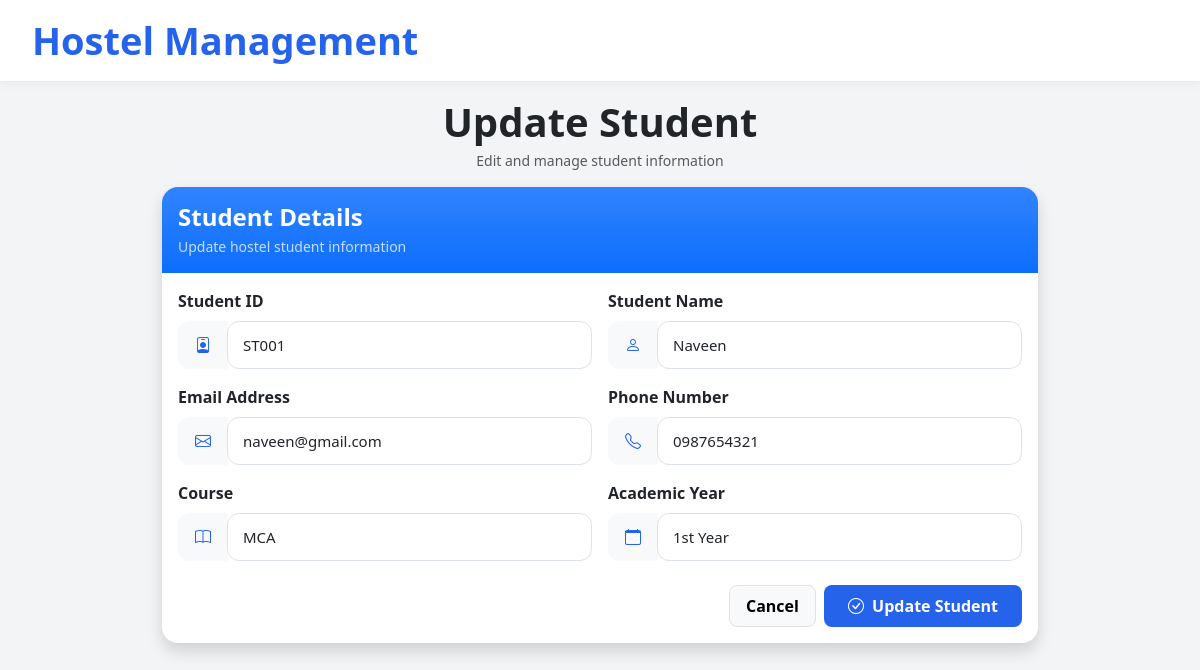
The app's page /update-student/7/ with its own data.
### hostel_app/models.py (models this page shows, shortened)
class Student(models.Model):
    student_id = models.CharField(
        max_length=10,
        unique=True
    )
    student_name = models.CharField(max_length=100)
    email = models.EmailField()
    phone_number = models.CharField(max_length=15)
    course = models.CharField(max_length=50)
    year = models.IntegerField()

### hostel_app/views.py (the view, shortened to what this page needs)
# urls.py: path('update-student/<int:id>/',views.update_student,name='update-student'),
def update_student(request, id):
    student = get_object_or_404(
        Student,
        id=id
    )
    form = StudentForm(instance=student)
    context = {
        'form': form
    }
    return render(
        request,
        'students/update_student.html',
        context
    )

### hostel_app/templates/students/update_student.html (shortened to what this page needs)
{% extends "master.html" %}
{% block content %}
<div class="container py-3" style="max-width: 900px;">
    <div class="text-center mb-3">
        <h1 class="fw-bold display-6 text-dark mb-1">
            Update Student
        </h1>
        <p class="text-muted small mb-0">
            Edit and manage student information
        </p>
    </div>
    <div class="card border-0 shadow rounded-4 overflow-hidden">
        <div class="bg-primary bg-gradient text-white p-3">
            <h4 class="fw-bold mb-1">
                Student Details
            </h4>
            <p class="mb-0 small opacity-75">
                Update hostel student information
            </p>
        </div>
        <div class="card-body p-3">
            <form method="POST">
                <div class="row g-3">
                    <div class="col-md-6">
                        <label class="form-label fw-semibold">
                            Student ID
                        </label>
                        <div class="input-group">
                            <span class="input-group-text bg-light border-0">
                                <i class="bi bi-person-badge"></i>
                            </span>
                            {{ form.student_id }}
                        </div>
                    </div>
                    <div class="col-md-6">
                        <label class="form-label fw-semibold">
                            Student Name
                        </label>
                        <div class="input-group">
                            <span class="input-group-text bg-light border-0">
                                <i class="bi bi-person"></i>
                            </span>
                            {{ form.student_name }}
                        </div>
                    </div>
                    <div class="col-md-6">
                        <label class="form-label fw-semibold">
                            Email Address
                        </label>
                        <div class="input-group">
                            <span class="input-group-text bg-light border-0">
                                <i class="bi bi-envelope"></i>
                            </span>
                            {{ form.email }}
                        </div>
                    </div>
                    <div class="col-md-6">
                        <label class="form-label fw-semibold">
                            Phone Number
                        </label>
                        <div class="input-group">
                            <span class="input-group-text bg-light border-0">
                                <i class="bi bi-telephone"></i>
                            </span>
                            {{ form.phone_number }}
                        </div>
                    </div>
                    <div class="col-md-6">
                        <label class="form-label fw-semibold">
                            Course
                        </label>
                        <div class="input-group">
                            <span class="input-group-text bg-light border-0">
                                <i class="bi bi-book"></i>
                            </span>
                            {{ form.course }}
                        </div>
                    </div>
                    <div class="col-md-6">
                        <label class="form-label fw-semibold">
                            Academic Year
                        </label>
                        <div class="input-group">
                            <span class="input-group-text bg-light border-0">
                                <i class="bi bi-calendar"></i>
                            </span>
                            {{ form.year }}
                        </div>
                    </div>
                </div>
                <div class="d-flex justify-content-end gap-2 mt-4">
                    <a
                        href="{% url 'student-list' %}"
                        class="btn btn-light border rounded-3 px-3 py-2 fw-semibold"
                    >
                        Cancel
                    </a>
                    <button
                        type="submit"
                        class="btn btn-primary rounded-3 px-4 py-2 fw-semibold"
                    >
                        <i class="bi bi-check-circle me-1"></i>
                        Update Student
                    </button>
                </div>
            </form>
        </div>
    </div>
</div>
{% endblock content %}

### hostel_app/templates/master.html (style rules this page uses)
* { margin: 0; padding: 0; box-sizing: border-box; }
body { background: #f3f4f6; font-family: 'Segoe UI', sans-serif; overflow-x: hidden; }
.btn { border-radius: 12px; padding: 10px 20px; font-weight: 600; border: none; }
.btn-primary { background: #2563eb; }
.form-control, .form-select { border-radius: 12px; padding: 12px 15px; border: 1px solid #d1d5db; box-shadow: none; }
h1 { font-size: 52px; font-weight: 800; color: #111827; margin-bottom: 12px; }

### hostel_app/templates/students/update_student.html (style rules this page uses)
.form-control, .form-select { height: 48px; border-radius: 12px !important; border: 1px solid #dbe2ea; box-shadow: none; font-size: 15px; }
.input-group-text { border-radius: 12px 0 0 12px !important; color: #2563eb; min-width: 50px; justify-content: center; }
.card { background: #ffffff; }

### records on screen
Student: student_id "ST001", student_name "Naveen", email "naveen@gmail.com", phone_number "0987654321", course "MCA", year "1st Year"
